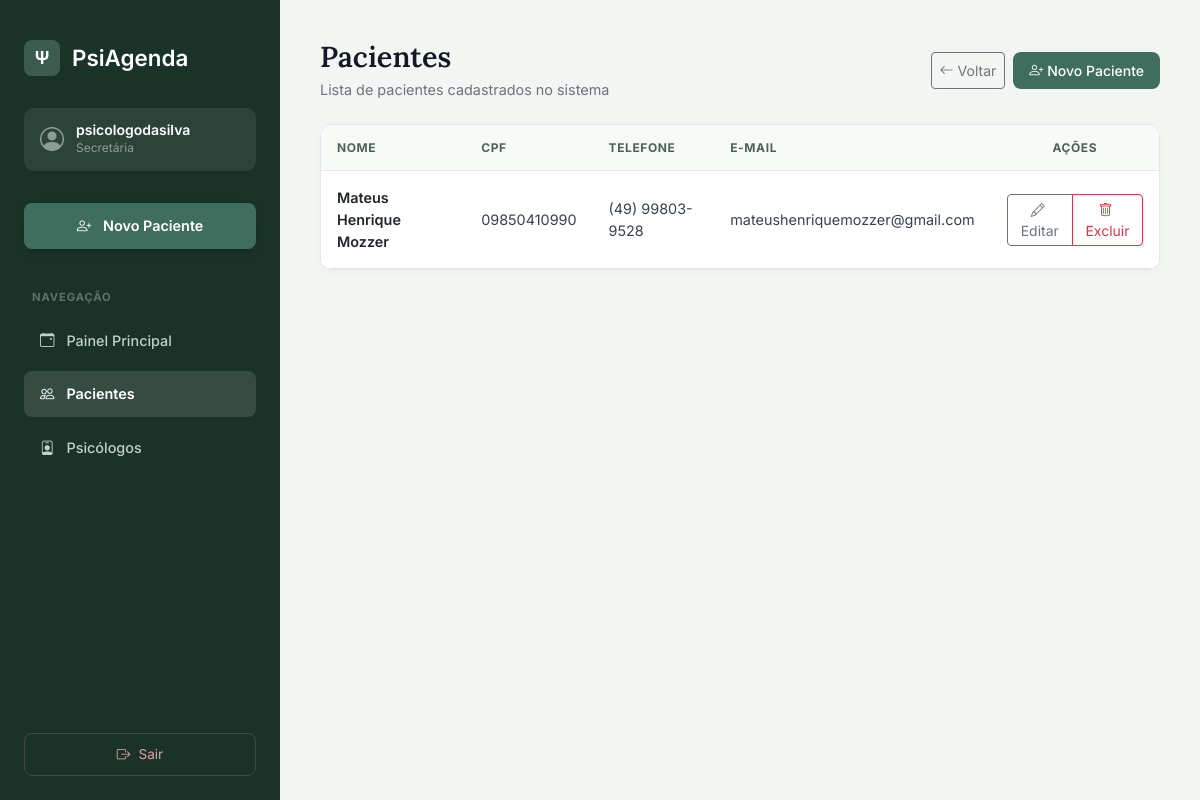
Before: /pacientes/ (signed in) with the older database file.
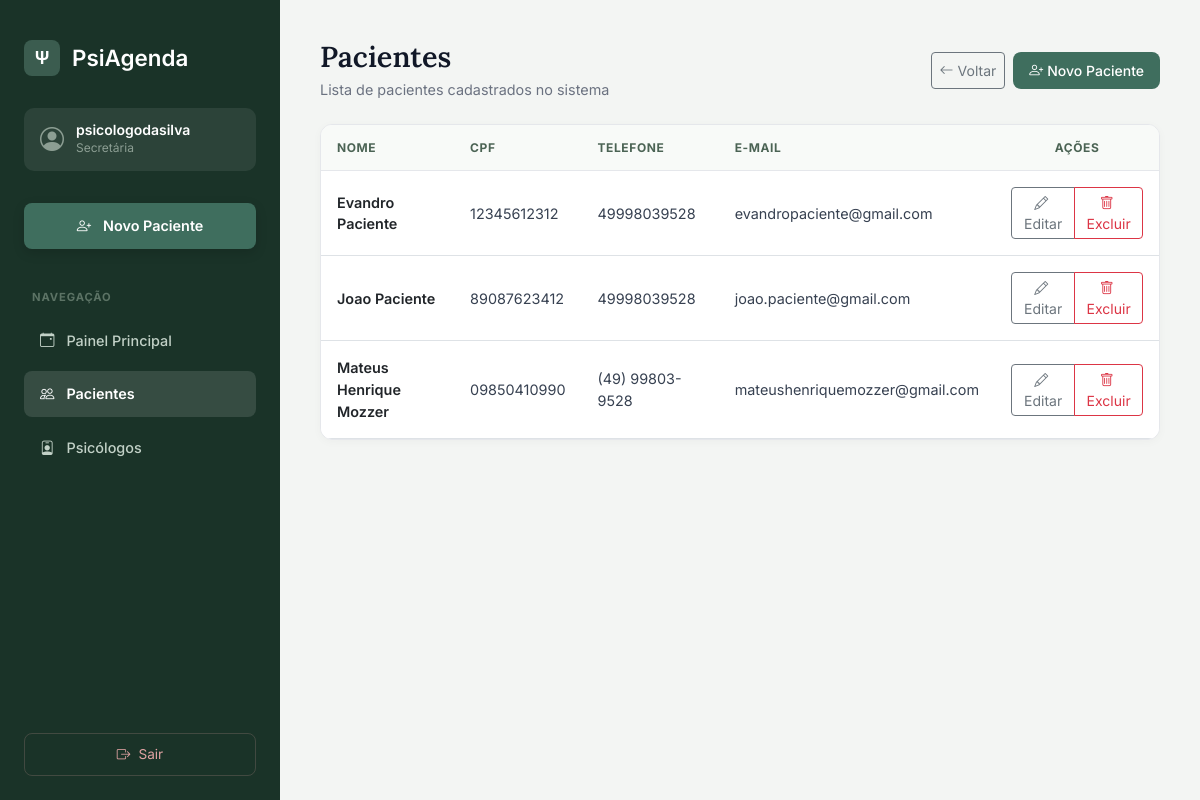
After: the same page with the newer database file.
### agendamentos/models.py (models this page shows, shortened)
class Paciente(models.Model):
  nome_completo = models.CharField(max_length=150)
  cpf = models.CharField(max_length=14, unique=True)
  data_nascimento = models.DateField()
  telefone = models.CharField(max_length=20)
  email = models.EmailField(blank=True, null=True)
  endereco = models.CharField(max_length=255, blank=True, null=True)
  ativo = models.BooleanField(default=True)
  primeiro_acesso = models.BooleanField(default=True)
  class Meta:
    verbose_name = 'Paciente'
    verbose_name_plural = 'Pacientes'
    ordering = ['nome_completo']

### agendamentos/views.py (the view)
# urls.py: path('pacientes/', views.listar_pacientes, name='listar_pacientes'),
@login_required
def listar_pacientes(request):
    pacientes = Paciente.objects.filter(ativo=True).order_by('nome_completo')
    return render(request, 'agendamentos/listar_pacientes.html', {'pacientes': pacientes})

### agendamentos/templates/agendamentos/listar_pacientes.html (shortened to what this page needs)
<!DOCTYPE html>
<html lang="pt-br">
<head>
    <link href="https://cdn.jsdelivr.net/npm/bootstrap@5.3.0/dist/css/bootstrap.min.css" rel="stylesheet">
    <link rel="stylesheet" href="https://cdn.jsdelivr.net/npm/bootstrap-icons@1.10.5/font/bootstrap-icons.css">
</head>
<body>
<aside class="sidebar">
    <a href="{% url 'painel_secretaria' %}" class="brand-logo">
        <div class="logo-icon">Ψ</div>
        <span>PsiAgenda</span>
    </a>
    <div class="user-card">
        <i class="bi bi-person-circle"></i>
        <div>
            <p class="user-name">{{ user.username }}</p>
            <p class="user-role">Secretária</p>
        </div>
    </div>
    <nav class="nav-menu">
        <a href="{% url 'cadastrar_paciente' %}" class="nav-btn btn-primary-action">
            <i class="bi bi-person-plus"></i> Novo Paciente
        </a>
        <div class="nav-section-title">Navegação</div>
        <a href="{% url 'painel_secretaria' %}" class="nav-btn">
            <i class="bi bi-calendar-event"></i> Painel Principal
        </a>
        <a href="{% url 'listar_pacientes' %}" class="nav-btn active">
            <i class="bi bi-people"></i> Pacientes
        </a>
        <a href="{% url 'listar_psicologos' %}" class="nav-btn">
            <i class="bi bi-person-badge"></i> Psicólogos
        </a>
    </nav>
    <a href="{% url 'logout' %}" class="logout-btn">
        <i class="bi bi-box-arrow-right"></i> Sair
    </a>
</aside>
<main class="main-content">
    <div class="d-flex justify-content-between align-items-center mb-4">
        <div>
            <h1 class="header-title">Pacientes</h1>
            <p class="header-subtitle mb-0">Lista de pacientes cadastrados no sistema</p>
        </div>
        <div class="d-flex gap-2">
            <a href="{% url 'painel_secretaria' %}" class="btn btn-outline-secondary btn-sm d-flex align-items-center gap-1">
                <i class="bi bi-arrow-left"></i> Voltar
            </a>
            <a href="{% url 'cadastrar_paciente' %}" class="btn btn-green btn-sm d-flex align-items-center gap-1">
                <i class="bi bi-person-plus"></i> Novo Paciente
            </a>
        </div>
    </div>
    <div class="card-custom">
        <div class="table-responsive">
            <table class="table table-hover align-middle mb-0">
                <thead>
                    <tr>
                        <th>Nome</th>
                        <th>CPF</th>
                        <th>Telefone</th>
                        <th>E-mail</th>
                        <th class="text-center">Ações</th>
                    </tr>
                </thead>
                <tbody>
                    {% for paciente in pacientes %}
                    <tr>
                        <td class="fw-semibold text-dark">{{ paciente.nome_completo }}</td>
                        <td>{{ paciente.cpf }}</td>
                        <td>{{ paciente.telefone }}</td>
                        <td>{{ paciente.email|default:"-" }}</td>
                        <td class="text-center">
                            <div class="btn-group btn-group-sm" role="group">
                                <a href="{% url 'editar_paciente' paciente.pk %}" class="btn btn-outline-secondary" title="Editar">
                                    <i class="bi bi-pencil me-1"></i> Editar
                                </a>
                                <a href="{% url 'deletar_paciente' paciente.pk %}" class="btn btn-outline-danger" title="Excluir">
                                    <i class="bi bi-trash me-1"></i> Excluir
                                </a>
                            </div>
                        </td>
                    </tr>
                    {% endfor %}
                </tbody>
            </table>
        </div>
    </div>
</main>
</body>
</html>

Changed rows visible on the page:
added Paciente: nome_completo "Evandro Paciente", cpf "12345612312", telefone "49998039528", email "evandropaciente@gmail.com"
added Paciente: nome_completo "Joao Paciente", cpf "89087623412", telefone "49998039528", email "joao.paciente@gmail.com"
